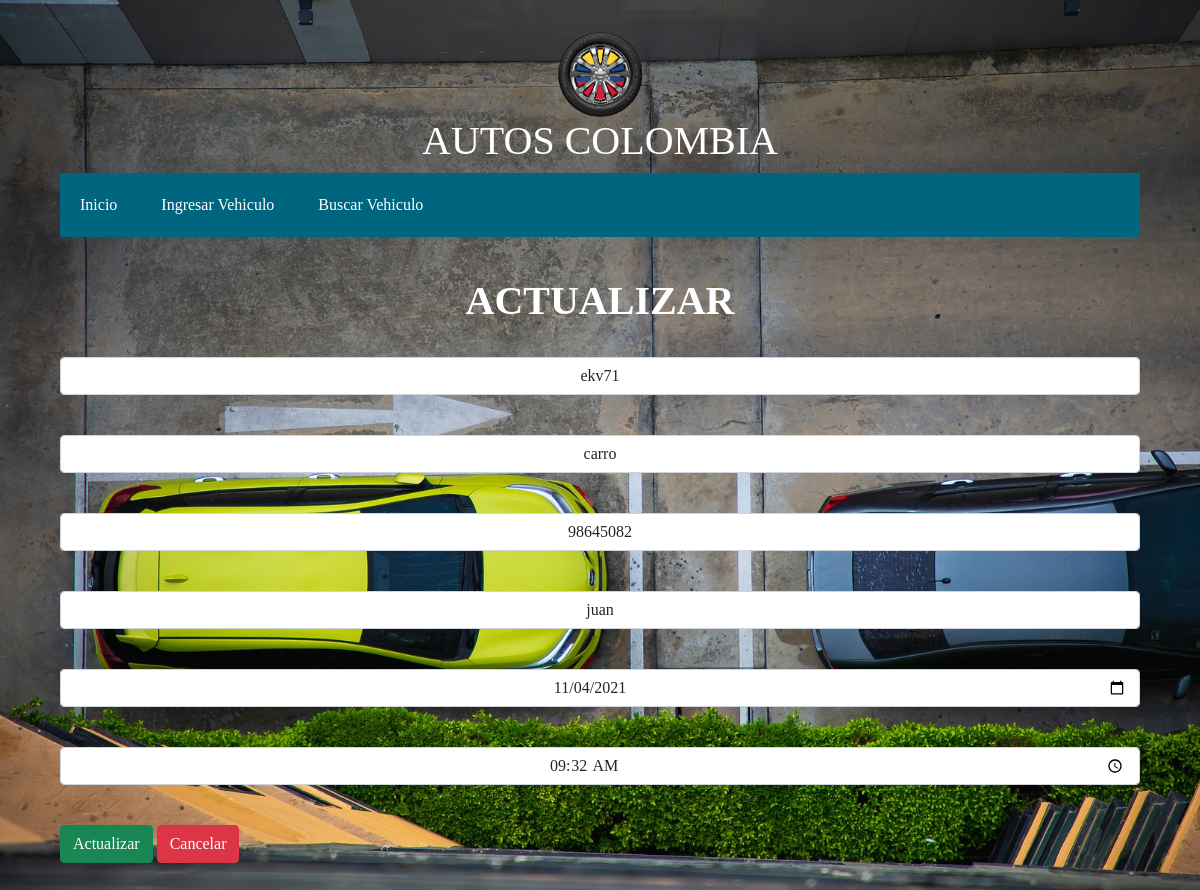
The app's page /inicio/ACTUALIZAR.php?id=114 with its own data.
### tables this page shows
CREATE TABLE `tb_automoviles` (
  `id` int(255) NOT NULL,
  `placa` varchar(5) NOT NULL,
  `tipo` varchar(10) NOT NULL,
  `documento` int(10) NOT NULL,
  `nombre` varchar(50) NOT NULL,
  `fecha` date DEFAULT NULL,
  `hora` time NOT NULL
);

### inicio/sql_search.php (called while the page is built)
<?php
include '../db/config.php';
$sql = "SELECT * FROM tb_automoviles WHERE id=$id";
$query=mysqli_query($con,$sql);
$row=mysqli_fetch_array($query);
?>

### inicio/ACTUALIZAR.php (the view, shortened to what this page needs)
<?php
include("../db/config.php");
 $id = $_GET['id'];
include "sql_search.php";
?>
<!DOCTYPE html>
<html lang="en">
<head>
    <link rel="stylesheet" href="../css/styles.css">
    <link href="https://cdn.jsdelivr.net/npm/bootstrap@5.0.0-beta1/dist/css/bootstrap.min.css" rel="stylesheet">
</head>
<body>
<div>
    <div class="container">
    <?php require "../partials/menu.php";?>
        <div class="row">
            <div class="col-lg-15" >
            <
                <form action="sql_update.php?id=<?php echo $_GET['id']?>;" method="post" class="formedit" >
                    <h1 class="titulo" style="color: white;"><strong>ACTUALIZAR</strong></h1>
                    <br>
                        <input type="text"   name="placa" id="" class="form-control mb-3" value="<?=$row['placa']?>" required><br>
                        <input type="text"   name="tipo" id="" class="form-control mb-3" value="<?=$row['tipo']?>" required><br>
                        <input type="text"   name="documento" id="" class="form-control mb-3" value="<?=$row['documento']?>" required><br>
                        <input type="text"   name="nombre" id="" class="form-control mb-3" value="<?=$row['nombre']?>" required><br>
                        <input type="date"   name="fecha" id="" class="form-control mb-3" value="<?=$row['fecha']?>" required><br>
                        <input type="time"   name="hora" id="" class="form-control mb-3" value="<?=$row['hora']?>" required><br>
                        <input type="submit" value="Actualizar" class="btn btn-success"name="update">
                        <a href="../index.php"><input type="button" value="Cancelar" class="btn btn-danger" ></a> <br>
                </form>
            </div>
        </div>
    </div>
</div>
</body>
</html>

### css/styles.css (style rules this page uses)
body { background-image: url("../estilos/fondoo.jpg"); zoom: 0%; background-size: cover; background-attachment: fixed; }

### partials/icono.php (style rules this page uses)
.titulo { text-align: center; color: white; }

### inicio/ACTUALIZAR.php (style rules this page uses)
* { font-family: 'Irish Grover', cursive; }
.container { padding: 30px; }
form input { text-align: center; }

### records on screen
tb_automoviles: placa "ekv71", tipo "carro", documento "98645082", nombre "juan", fecha "11/04/2021", hora "09:32:00"
